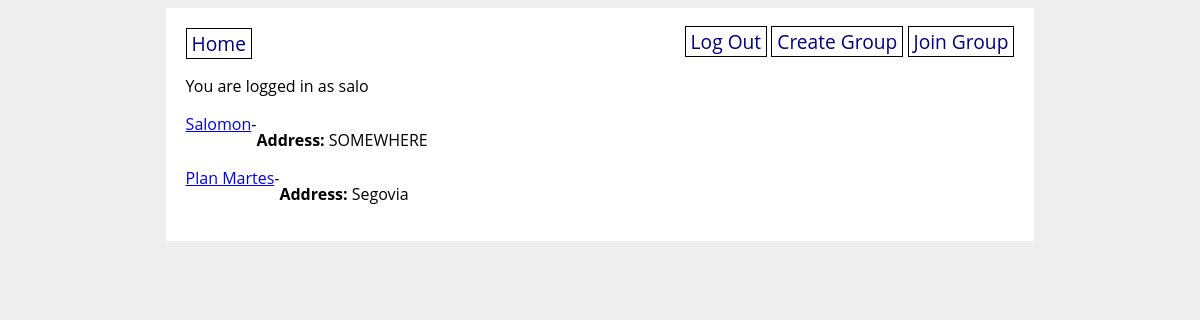
The app's page /profile (signed in), older data.
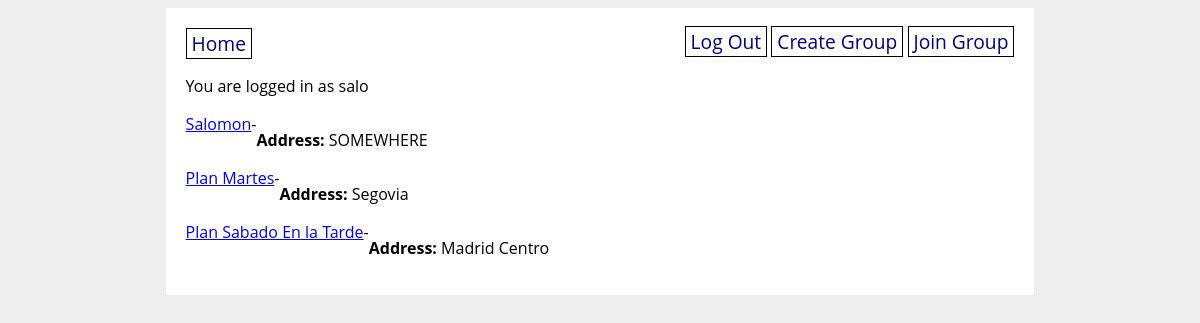
The same page, newer data.
### app/models.py (models this page shows)
class User(UserMixin, db.Model):
    id = db.Column(db.Integer, primary_key=True)
    name = db.Column(db.String(80), nullable=False, unique=True)
    username = db.Column(db.String(80), nullable=False, unique=True)
    password = db.Column(db.String(80), nullable=False)
    groups = db.relationship('Group', secondary=user_group_table)

class Group(db.Model):
    id = db.Column(db.Integer, primary_key=True)
    created_by_id = db.Column(db.Integer, db.ForeignKey('user.id'))
    created_by = db.relationship('User')
    name = db.Column(db.String(80), nullable=False)
    max_atendees = db.Column(db.Float(precision=2), nullable=False)
    location = db.Column(db.String(80), nullable=False)
    code = db.Column(db.String(80), nullable=False, unique=True)
    atendees = db.relationship('User', secondary=user_group_table)
    restaurants = db.relationship('Restaurant', secondary=group_restaurant_table)

### app/main/routes.py (the view)
@main.route('/profile')
def profile():
    groups = current_user.groups
    return render_template('profile.html', groups=groups)

### app/__init__.py (called while the page is built)
@login_manager.user_loader
def load_user(user_id):
    return User.query.get(user_id)

### app/templates/profile.html
{% extends 'base.html' %}
{% block content %}
{% for group in groups %}
<div class="restaurants">
    <a href="/group/{{ group.id }}">{{ group.name }}</a> -
    <p><strong>Address:</strong> {{ group.location }}</p>
</div>
{% endfor %}
{% endblock %}

### app/templates/base.html (shortened to what this page needs)
<!DOCTYPE html>
<html>
<head>
    <link rel="stylesheet" href="/static/style.css">
</head>
<body>
    <div id="content">
        <nav>
            <a href="/profile">Home</a>
            <div>
                {% if current_user.is_authenticated %}
                <a href="/logout">Log Out</a>
                <a href="/create_group">Create Group</a>
                <a href="/join_group">Join Group</a>
                {% else %}
                <a href="/signup">Sign Up</a>
                <a href="/login">Log In</a>
                {% endif %}
            </div>
        </nav>
        {% if current_user.is_authenticated %}
        <p>You are logged in as {{ current_user.username }}</p>
        {% endif %}
        {% block content %}{% endblock %}
    </div>
</body>
</html>

### app/static/style.css (style rules this page uses)
body { display: flex; flex-direction: column; align-items: center; background-color: #eee; font-family: 'Open Sans', sans-serif; }
#content { width: 70%; background-color: white; padding: 20px; }
nav { width: 100%; display: flex; flex-direction: row; justify-content: space-between; }
nav a { color: navy; text-decoration: none; border: 1px solid black; padding: 1px 5px; font-size: 1.2em; }
div.restaurants { display: flex; flex-direction: row; flex-wrap: wrap; }

Row changes from the older to the newer data that the page shows:
added Group: name "Plan Sabado En la Tarde", location "Madrid Centro"
